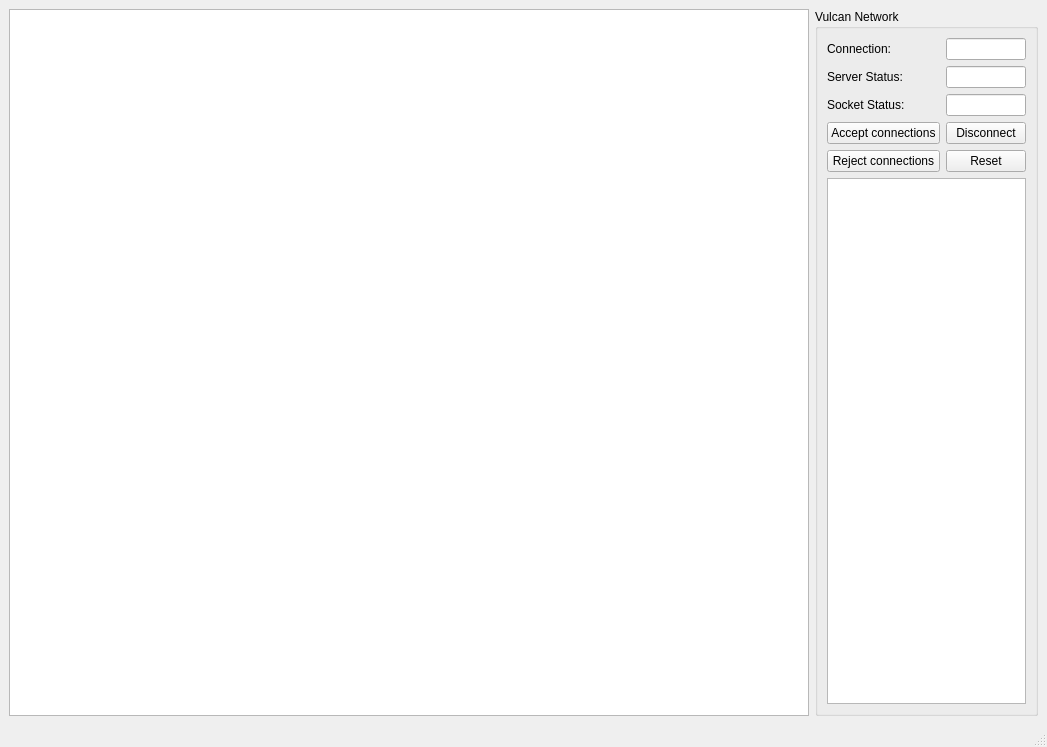
<?xml version="1.0" encoding="UTF-8"?>
<ui version="4.0">
 <class>MainWindow</class>
 <widget class="QMainWindow" name="MainWindow">
  <property name="geometry">
   <rect>
    <x>0</x>
    <y>0</y>
    <width>1030</width>
    <height>747</height>
   </rect>
  </property>
  <property name="windowTitle">
   <string>MainWindow</string>
  </property>
  <widget class="QWidget" name="centralwidget">
   <layout class="QHBoxLayout" name="horizontalLayout_2">
    <item>
     <widget class="QGraphicsView" name="cameraView">
      <property name="sizePolicy">
       <sizepolicy hsizetype="MinimumExpanding" vsizetype="MinimumExpanding">
        <horstretch>5</horstretch>
        <verstretch>5</verstretch>
       </sizepolicy>
      </property>
      <property name="minimumSize">
       <size>
        <width>800</width>
        <height>500</height>
       </size>
      </property>
     </widget>
    </item>
    <item>
     <layout class="QVBoxLayout" name="verticalLayout_2">
      <item>
       <widget class="QGroupBox" name="vulcanNetworkGroupBox">
        <property name="sizePolicy">
         <sizepolicy hsizetype="Preferred" vsizetype="Preferred">
          <horstretch>0</horstretch>
          <verstretch>0</verstretch>
         </sizepolicy>
        </property>
        <property name="title">
         <string>Vulcan Network</string>
        </property>
        <layout class="QVBoxLayout" name="verticalLayout">
         <item>
          <layout class="QGridLayout" name="gridLayout_4">
           <item row="2" column="0">
            <widget class="QLabel" name="socketStatus_Label">
             <property name="text">
              <string>Socket Status:</string>
             </property>
            </widget>
           </item>
           <item row="4" column="0">
            <widget class="QPushButton" name="rejectConnectionsButton">
             <property name="text">
              <string>Reject connections</string>
             </property>
            </widget>
           </item>
           <item row="1" column="1">
            <widget class="QLineEdit" name="serverStatus_display">
             <property name="readOnly">
              <bool>true</bool>
             </property>
            </widget>
           </item>
           <item row="3" column="0">
            <widget class="QPushButton" name="acceptConnectionsButton">
             <property name="text">
              <string>Accept connections</string>
             </property>
            </widget>
           </item>
           <item row="3" column="1">
            <widget class="QPushButton" name="disconnectButton">
             <property name="text">
              <string>Disconnect</string>
             </property>
            </widget>
           </item>
           <item row="2" column="1">
            <widget class="QLineEdit" name="socketStatus_display">
             <property name="readOnly">
              <bool>true</bool>
             </property>
            </widget>
           </item>
           <item row="4" column="1">
            <widget class="QPushButton" name="resetButton">
             <property name="text">
              <string>Reset</string>
             </property>
            </widget>
           </item>
           <item row="1" column="0">
            <widget class="QLabel" name="serverStatus_Label">
             <property name="text">
              <string>Server Status:</string>
             </property>
            </widget>
           </item>
           <item row="0" column="0">
            <widget class="QLabel" name="label">
             <property name="text">
              <string>Connection:</string>
             </property>
            </widget>
           </item>
           <item row="0" column="1">
            <widget class="QLineEdit" name="connectionStatus_display">
             <property name="readOnly">
              <bool>true</bool>
             </property>
            </widget>
           </item>
          </layout>
         </item>
         <item>
          <widget class="QTextBrowser" name="networkLog"/>
         </item>
        </layout>
       </widget>
      </item>
     </layout>
    </item>
   </layout>
  </widget>
  <widget class="QMenuBar" name="menubar">
   <property name="geometry">
    <rect>
     <x>0</x>
     <y>0</y>
     <width>1030</width>
     <height>22</height>
    </rect>
   </property>
  </widget>
  <widget class="QStatusBar" name="statusbar"/>
 </widget>
 <resources/>
 <connections/>
</ui>
